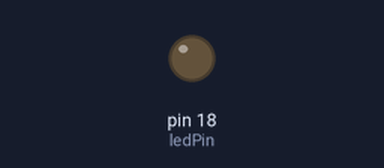
A sketch run on a simulated Arduino Uno, built with avr-gcc and run on an emulated ATmega328P. Parts: output pins drawn as LEDs (lit = HIGH). What the sketch prints to the serial monitor is not drawn.

Above: at 0.6 s.
At 2.6 s:
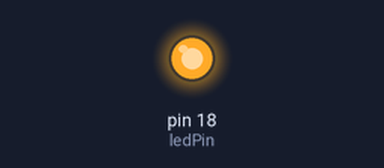
Timing chart, 0 to 6.6 s (numbered marks = the images above):
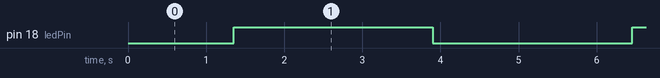

Measured:
- by itself, pin 18 (ledPin): alternates HIGH for 2.6 s and LOW for 2.6 s
- by itself, everything shown: repeats every 40.8 s, in 16 steps

The sketch:

breathing-led.ino
```cpp
const int ledPin = 18;
const int minBrightness = 0;
const int maxBrightness = 255;
unsigned long now = 0;
unsigned long lastLevelChange = 0;
const unsigned long stepInterval = 50;
const int brightnessStep = 5;
int brightness = 0;
bool goingUp = true;
void setup() {
  Serial.begin(115200);
}

void loop() {
  now = millis();
  if (now - lastLevelChange >= stepInterval) {
    lastLevelChange = now;
    analogWrite(ledPin, brightness);
    Serial.println(brightness);
    if (goingUp) {
      brightness += brightnessStep;
      if (brightness > maxBrightness) {
        goingUp = !goingUp;
        brightness = maxBrightness - brightnessStep;
      }
    } else {
      brightness -= brightnessStep;
      if (brightness < 0) {
        goingUp = !goingUp;
        brightness = minBrightness + brightnessStep;
        ;
      }
    }
  }
}
```
